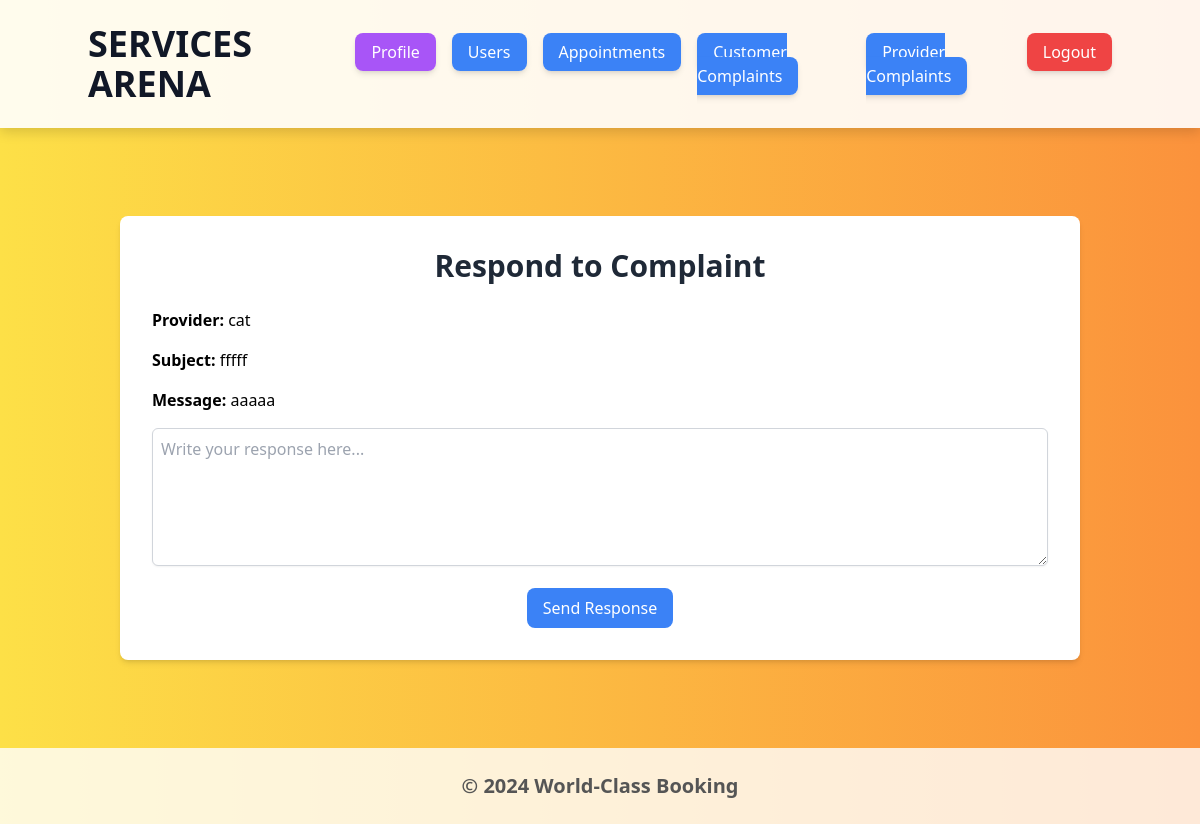
Screenshot of /admin/provider_respond/2 (signed in) with the database file from the repository.
### book/models.py (models this page shows, shortened)
class Complaint(db.Model):
    id = db.Column(db.Integer, primary_key=True)
    provider_name = db.Column(db.String(100), nullable=True)
    customer_name = db.Column(db.String(100), nullable=True)
    provider_id = db.Column(db.Integer, db.ForeignKey('user.id'), nullable=True)
    customer_id = db.Column(db.Integer, db.ForeignKey('user.id'), nullable=True)
    admin_name = db.Column(db.String(100), nullable=True)
    admin_id = db.Column(db.Integer, db.ForeignKey('user.id'), nullable=True)
    subject = db.Column(db.String(150), nullable=False)
    message = db.Column(db.Text, nullable=False)
    response = db.Column(db.Text, nullable=True)
    status = db.Column(db.String(50), default="Pending")
    timestamp = db.Column(db.DateTime, default=datetime.utcnow)

### book/users/routes.py (the view, shortened to what this page needs)
@booking_system.route('/admin/provider_respond/<int:complaint_id>', methods=['GET', 'POST'])
@login_required
@csrf.exempt
def respond_provider_complaint(complaint_id):
    if current_user.role != 'admin':
        flash('Access restricted to admins.', 'danger')
        return redirect(url_for('core.index'))
    complaint = Complaint.query.get_or_404(complaint_id)
    return render_template('respond_provider_complaint.html', complaint=complaint)

### book/models.py (called while the page is built)
@login_manager.user_loader
def load_user(user_id):
    return User.query.get(int(user_id))

### book/templates/respond_provider_complaint.html
{% extends 'base.html' %}
{% block content %}
<div class="container mx-auto my-10 p-8 bg-white shadow-md rounded-lg">
    <h2 class="text-3xl font-bold text-center text-gray-800 mb-6">Respond to Complaint</h2>
    <p class="mb-4"><strong>Provider:</strong> {{ complaint.provider_name }}</p>
    <p class="mb-4"><strong>Subject:</strong> {{ complaint.subject }}</p>
    <p class="mb-4"><strong>Message:</strong> {{ complaint.message }}</p>
    <form method="POST">
        <div class="mb-4">
            <textarea name="response" class="w-full p-2 border border-gray-300 rounded-md shadow-sm" rows="5" placeholder="Write your response here..."></textarea>
        </div>
        <div class="text-center">
            <button type="submit" class="py-2 px-4 bg-blue-500 text-white rounded-lg hover:bg-blue-700">Send Response</button>
        </div>
    </form>
</div>
{% endblock %}

### book/templates/base.html (style rules this page uses)
body { background: linear-gradient(120deg, #f6d365, #fda085); }

### rows the page displays
Complaint: provider_name "cat", subject "fffff", message "aaaaa"
